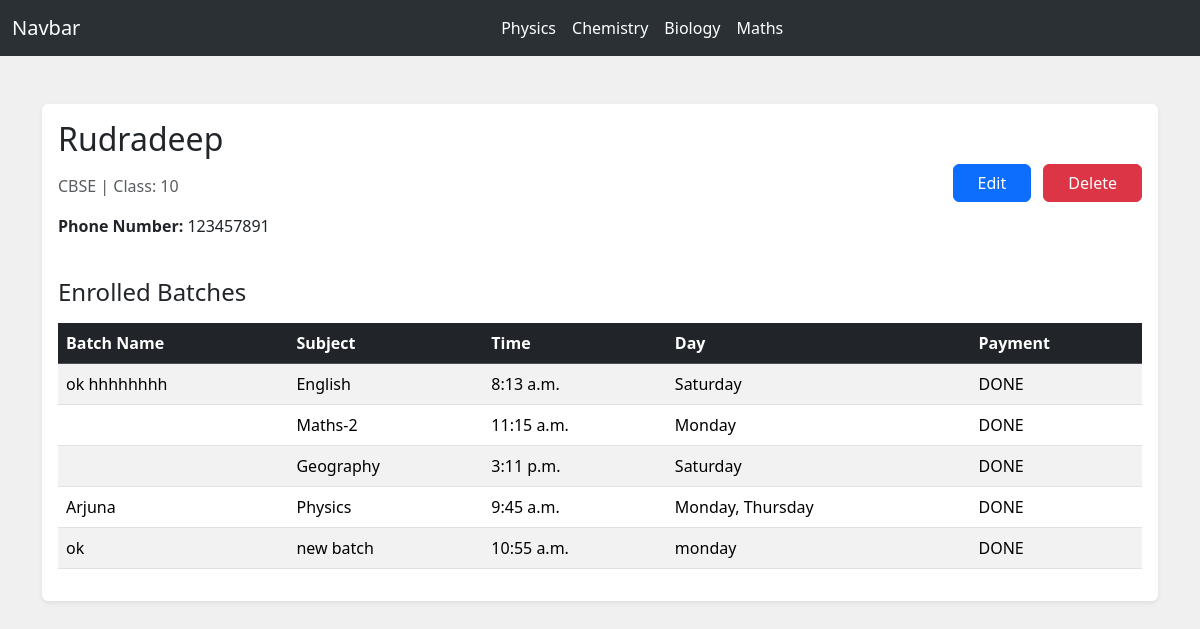
Screenshot of /student/1/ with the database file from the repository.
### myapp/models.py (models this page shows, shortened)
class Student(models.Model):
    name = models.CharField(max_length=100)
    phone_number = models.CharField(max_length=15, default='N/A')
    board = models.CharField(max_length=50, choices=[('CBSE', 'CBSE'), ('WBBSE', 'WBBSE'), ('ICSE', 'ICSE')])
    student_class = models.CharField(max_length=10)
    payment = models.CharField(max_length=50, choices=[('DONE', 'DONE'), ('NOT DONE', 'NOT DONE')], default='NOT DONE')
    subject = models.CharField(max_length=100, default='All')

class Batch(models.Model):
    subject_name = models.CharField(max_length=100)
    batch_name = models.CharField(max_length=100,default="")
    batch_time = models.TimeField()
    batch_day = models.CharField(max_length=50)
    class_level = models.CharField(max_length=50)
    class_mode = models.CharField(max_length=100)
    start_date = models.DateField(default=timezone.now)
    teacher_name = models.CharField(max_length=100)
    students = models.ManyToManyField(Student, related_name='batches')

### myapp/views.py (the view)
# urls.py: path('student/<int:student_id>/', views.student_profile, name='student_profile'),
def student_profile(request, student_id):
    student = get_object_or_404(Student, id=student_id)
    batches = Batch.objects.filter(students=student)
    context = {
        'student': student,
        'batches': batches,
    }
    return render(request, 'student_profile.html', context)

### templates/student_profile.html (shortened to what this page needs)
{% extends "base.html" %}
{% load static %}
{% block body %}
<div class="container py-5">
    <div class="card border-0 shadow-sm">
        <div class="card-body">
            <div class="row mb-4">
                <div class="col-md-6">
                    <h2 class="mb-3">{{ student.name }}</h2>
                    <p class="text-muted">{{ student.get_board_display }} | Class: {{ student.student_class }}</p>
                    <p><strong>Phone Number:</strong> {{ student.phone_number }}</p>
                </div>
                <div class="col-md-6 text-end align-self-center">
                    <a href="{% url 'edit_student' student.id %}" class="btn btn-primary mb-2 me-2 px-4">Edit</a>
                    <form method="post" action="{% url 'delete_student' student.id %}" class="d-inline-block">
                        <button type="submit" class="btn btn-danger mb-2 px-4" onclick="return confirm('Are you sure you want to delete this profile?');">Delete</button>
                    </form>
                </div>
            </div>
            <div>
                <h4 class="mb-3">Enrolled Batches</h4>
                {% if batches %}
                    <div class="table-responsive">
                        <table class="table table-striped">
                            <thead class="table-dark">
                                <tr>
                                    <th scope="col">Batch Name</th>
                                    <th scope="col">Subject</th>
                                    <th scope="col">Time</th>
                                    <th scope="col">Day</th>
                                    <th scope="col">Payment</th>
                                </tr>
                            </thead>
                            <tbody>
                                {% for batch in batches %}
                                    <tr>
                                        <td>{{ batch.batch_name }}</td>
                                        <td>{{ batch.subject_name }}</td>
                                        <td>{{ batch.batch_time }}</td>
                                        <td>{{ batch.batch_day }}</td>
                                        <td>{{ student.payment }}</td>
                                    </tr>
                                {% endfor %}
                            </tbody>
                        </table>
                    </div>
                {% else %}
                    <p class="text-muted">No batches assigned to this student.</p>
                {% endif %}
            </div>
        </div>
    </div>
</div>
{% endblock body %}

### rows the page displays
Student: name "Rudradeep", board "CBSE", student_class "10", phone_number "123457891", payment "DONE"
Batch: batch_name "ok hhhhhhhh", subject_name "English", batch_time "8:13 a.m.", batch_day "Saturday"
Batch: subject_name "Maths-2", batch_time "11:15 a.m.", batch_day "Monday"
Batch: subject_name "Geography", batch_time "3:11 p.m.", batch_day "Saturday"
Batch: batch_name "Arjuna", subject_name "Physics", batch_time "9:45 a.m.", batch_day "Monday, Thursday"
Batch: batch_name "ok", subject_name "new batch", batch_time "10:55 a.m.", batch_day "monday"
